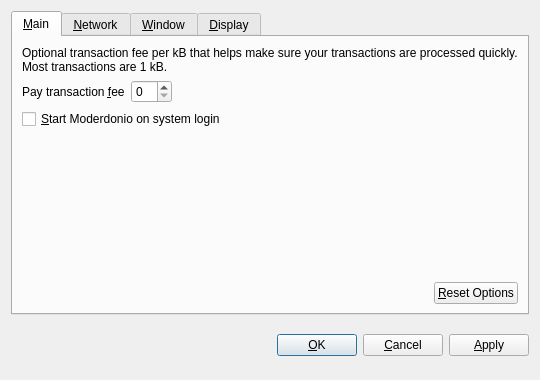
<?xml version="1.0" encoding="UTF-8"?>
<ui version="4.0">
 <class>OptionsDialog</class>
 <widget class="QDialog" name="OptionsDialog">
  <property name="geometry">
   <rect>
    <x>0</x>
    <y>0</y>
    <width>540</width>
    <height>380</height>
   </rect>
  </property>
  <property name="windowTitle">
   <string>Options</string>
  </property>
  <property name="modal">
   <bool>true</bool>
  </property>
  <layout class="QVBoxLayout" name="verticalLayout">
   <item>
    <widget class="QTabWidget" name="tabWidget">
     <property name="tabPosition">
      <enum>QTabWidget::North</enum>
     </property>
     <property name="currentIndex">
      <number>0</number>
     </property>
     <widget class="QWidget" name="tabMain">
      <attribute name="title">
       <string>&amp;Main</string>
      </attribute>
      <layout class="QVBoxLayout" name="verticalLayout_Main">
       <item>
        <widget class="QLabel" name="transactionFeeInfoLabel">
         <property name="text">
          <string>Optional transaction fee per kB that helps make sure your transactions are processed quickly. Most transactions are 1 kB.</string>
         </property>
         <property name="textFormat">
          <enum>Qt::PlainText</enum>
         </property>
         <property name="wordWrap">
          <bool>true</bool>
         </property>
        </widget>
       </item>
       <item>
        <layout class="QHBoxLayout" name="horizontalLayout_1_Main">
         <item>
          <widget class="QLabel" name="transactionFeeLabel">
           <property name="text">
            <string>Pay transaction &amp;fee</string>
           </property>
           <property name="textFormat">
            <enum>Qt::PlainText</enum>
           </property>
           <property name="buddy">
            <cstring>transactionFee</cstring>
           </property>
          </widget>
         </item>
         <item>
          <widget class="BitcoinAmountField" name="transactionFee"/>
         </item>
         <item>
          <spacer name="horizontalSpacer_1_Main">
           <property name="orientation">
            <enum>Qt::Horizontal</enum>
           </property>
           <property name="sizeHint" stdset="0">
            <size>
             <width>40</width>
             <height>20</height>
            </size>
           </property>
          </spacer>
         </item>
        </layout>
       </item>
       <item>
        <widget class="QCheckBox" name="bitcoinAtStartup">
         <property name="toolTip">
          <string>Automatically start Moderdonio after logging in to the system.</string>
         </property>
         <property name="text">
          <string>&amp;Start Moderdonio on system login</string>
         </property>
        </widget>
       </item>
       <item>
        <spacer name="verticalSpacer_Main">
         <property name="orientation">
          <enum>Qt::Vertical</enum>
         </property>
         <property name="sizeHint" stdset="0">
          <size>
           <width>20</width>
           <height>40</height>
          </size>
         </property>
        </spacer>
       </item>
       <item>
        <layout class="QHBoxLayout" name="horizontalLayout_2_Main">
         <item>
          <spacer name="horizontalSpacer_2_Main">
           <property name="orientation">
            <enum>Qt::Horizontal</enum>
           </property>
           <property name="sizeHint" stdset="0">
            <size>
             <width>40</width>
             <height>20</height>
            </size>
           </property>
          </spacer>
         </item>
         <item>
          <widget class="QPushButton" name="resetButton">
           <property name="toolTip">
            <string>Reset all client options to default.</string>
           </property>
           <property name="text">
            <string>&amp;Reset Options</string>
           </property>
           <property name="autoDefault">
            <bool>false</bool>
           </property>
          </widget>
         </item>
        </layout>
       </item>
      </layout>
     </widget>
     <widget class="QWidget" name="tabNetwork">
      <attribute name="title">
       <string>&amp;Network</string>
      </attribute>
      <layout class="QVBoxLayout" name="verticalLayout_Network">
       <item>
        <widget class="QCheckBox" name="mapPortUpnp">
         <property name="toolTip">
          <string>Automatically open the Moderdonio client port on the router. This only works when your router supports UPnP and it is enabled.</string>
         </property>
         <property name="text">
          <string>Map port using &amp;UPnP</string>
         </property>
        </widget>
       </item>
       <item>
        <widget class="QCheckBox" name="connectSocks">
         <property name="toolTip">
          <string>Connect to the Moderdonio network through a SOCKS proxy (e.g. when connecting through Tor).</string>
         </property>
         <property name="text">
          <string>&amp;Connect through SOCKS proxy:</string>
         </property>
        </widget>
       </item>
       <item>
        <layout class="QHBoxLayout" name="horizontalLayout_Network">
         <item>
          <widget class="QLabel" name="proxyIpLabel">
           <property name="text">
            <string>Proxy &amp;IP:</string>
           </property>
           <property name="textFormat">
            <enum>Qt::PlainText</enum>
           </property>
           <property name="buddy">
            <cstring>proxyIp</cstring>
           </property>
          </widget>
         </item>
         <item>
          <widget class="QValidatedLineEdit" name="proxyIp">
           <property name="maximumSize">
            <size>
             <width>140</width>
             <height>16777215</height>
            </size>
           </property>
           <property name="toolTip">
            <string>IP address of the proxy (e.g. 127.0.0.1)</string>
           </property>
          </widget>
         </item>
         <item>
          <widget class="QLabel" name="proxyPortLabel">
           <property name="text">
            <string>&amp;Port:</string>
           </property>
           <property name="textFormat">
            <enum>Qt::PlainText</enum>
           </property>
           <property name="buddy">
            <cstring>proxyPort</cstring>
           </property>
          </widget>
         </item>
         <item>
          <widget class="QLineEdit" name="proxyPort">
           <property name="maximumSize">
            <size>
             <width>55</width>
             <height>16777215</height>
            </size>
           </property>
           <property name="toolTip">
            <string>Port of the proxy (e.g. 9050)</string>
           </property>
          </widget>
         </item>
         <item>
          <widget class="QLabel" name="socksVersionLabel">
           <property name="text">
            <string>SOCKS &amp;Version:</string>
           </property>
           <property name="textFormat">
            <enum>Qt::PlainText</enum>
           </property>
           <property name="buddy">
            <cstring>socksVersion</cstring>
           </property>
          </widget>
         </item>
         <item>
          <widget class="QValueComboBox" name="socksVersion">
           <property name="toolTip">
            <string>SOCKS version of the proxy (e.g. 5)</string>
           </property>
          </widget>
         </item>
         <item>
          <spacer name="horizontalSpacer_Network">
           <property name="orientation">
            <enum>Qt::Horizontal</enum>
           </property>
           <property name="sizeHint" stdset="0">
            <size>
             <width>40</width>
             <height>20</height>
            </size>
           </property>
          </spacer>
         </item>
        </layout>
       </item>
       <item>
        <spacer name="verticalSpacer_Network">
         <property name="orientation">
          <enum>Qt::Vertical</enum>
         </property>
         <property name="sizeHint" stdset="0">
          <size>
           <width>20</width>
           <height>40</height>
          </size>
         </property>
        </spacer>
       </item>
      </layout>
     </widget>
     <widget class="QWidget" name="tabWindow">
      <attribute name="title">
       <string>&amp;Window</string>
      </attribute>
      <layout class="QVBoxLayout" name="verticalLayout_Window">
       <item>
        <widget class="QCheckBox" name="minimizeToTray">
         <property name="toolTip">
          <string>Show only a tray icon after minimizing the window.</string>
         </property>
         <property name="text">
          <string>&amp;Minimize to the tray instead of the taskbar</string>
         </property>
        </widget>
       </item>
       <item>
        <widget class="QCheckBox" name="minimizeOnClose">
         <property name="toolTip">
          <string>Minimize instead of exit the application when the window is closed. When this option is enabled, the application will be closed only after selecting Quit in the menu.</string>
         </property>
         <property name="text">
          <string>M&amp;inimize on close</string>
         </property>
        </widget>
       </item>
       <item>
        <spacer name="verticalSpacer_Window">
         <property name="orientation">
          <enum>Qt::Vertical</enum>
         </property>
         <property name="sizeHint" stdset="0">
          <size>
           <width>20</width>
           <height>40</height>
          </size>
         </property>
        </spacer>
       </item>
      </layout>
     </widget>
     <widget class="QWidget" name="tabDisplay">
      <attribute name="title">
       <string>&amp;Display</string>
      </attribute>
      <layout class="QVBoxLayout" name="verticalLayout_Display">
       <item>
        <layout class="QHBoxLayout" name="horizontalLayout_1_Display">
         <item>
          <widget class="QLabel" name="langLabel">
           <property name="text">
            <string>User Interface &amp;language:</string>
           </property>
           <property name="textFormat">
            <enum>Qt::PlainText</enum>
           </property>
           <property name="buddy">
            <cstring>lang</cstring>
           </property>
          </widget>
         </item>
         <item>
          <widget class="QValueComboBox" name="lang">
           <property name="toolTip">
            <string>The user interface language can be set here. This setting will take effect after restarting Moderdonio.</string>
           </property>
          </widget>
         </item>
        </layout>
       </item>
       <item>
        <layout class="QHBoxLayout" name="horizontalLayout_2_Display">
         <item>
          <widget class="QLabel" name="unitLabel">
           <property name="text">
            <string>&amp;Unit to show amounts in:</string>
           </property>
           <property name="textFormat">
            <enum>Qt::PlainText</enum>
           </property>
           <property name="buddy">
            <cstring>unit</cstring>
           </property>
          </widget>
         </item>
         <item>
          <widget class="QValueComboBox" name="unit">
           <property name="toolTip">
            <string>Choose the default subdivision unit to show in the interface and when sending coins.</string>
           </property>
          </widget>
         </item>
        </layout>
       </item>
       <item>
        <widget class="QCheckBox" name="displayAddresses">
         <property name="toolTip">
          <string>Whether to show Moderdonio addresses in the transaction list or not.</string>
         </property>
         <property name="text">
          <string>&amp;Display addresses in transaction list</string>
         </property>
        </widget>
       </item>
       <item>
        <spacer name="verticalSpacer_Display">
         <property name="orientation">
          <enum>Qt::Vertical</enum>
         </property>
         <property name="sizeHint" stdset="0">
          <size>
           <width>20</width>
           <height>40</height>
          </size>
         </property>
        </spacer>
       </item>
      </layout>
     </widget>
    </widget>
   </item>
   <item>
    <layout class="QHBoxLayout" name="horizontalLayout_Buttons">
     <item>
      <spacer name="horizontalSpacer_1">
       <property name="orientation">
        <enum>Qt::Horizontal</enum>
       </property>
       <property name="sizeHint" stdset="0">
        <size>
         <width>40</width>
         <height>48</height>
        </size>
       </property>
      </spacer>
     </item>
     <item>
      <widget class="QLabel" name="statusLabel">
       <property name="font">
        <font>
         <weight>75</weight>
         <bold>true</bold>
        </font>
       </property>
       <property name="text">
        <string/>
       </property>
       <property name="textFormat">
        <enum>Qt::PlainText</enum>
       </property>
       <property name="wordWrap">
        <bool>true</bool>
       </property>
      </widget>
     </item>
     <item>
      <spacer name="horizontalSpacer_2">
       <property name="orientation">
        <enum>Qt::Horizontal</enum>
       </property>
       <property name="sizeHint" stdset="0">
        <size>
         <width>40</width>
         <height>48</height>
        </size>
       </property>
      </spacer>
     </item>
     <item>
      <widget class="QPushButton" name="okButton">
       <property name="text">
        <string>&amp;OK</string>
       </property>
      </widget>
     </item>
     <item>
      <widget class="QPushButton" name="cancelButton">
       <property name="text">
        <string>&amp;Cancel</string>
       </property>
       <property name="autoDefault">
        <bool>false</bool>
       </property>
      </widget>
     </item>
     <item>
      <widget class="QPushButton" name="applyButton">
       <property name="text">
        <string>&amp;Apply</string>
       </property>
       <property name="autoDefault">
        <bool>false</bool>
       </property>
      </widget>
     </item>
    </layout>
   </item>
  </layout>
 </widget>
 <customwidgets>
  <customwidget>
   <class>BitcoinAmountField</class>
   <extends>QSpinBox</extends>
   <header>bitcoinamountfield.h</header>
  </customwidget>
  <customwidget>
   <class>QValueComboBox</class>
   <extends>QComboBox</extends>
   <header>qvaluecombobox.h</header>
  </customwidget>
  <customwidget>
   <class>QValidatedLineEdit</class>
   <extends>QLineEdit</extends>
   <header>qvalidatedlineedit.h</header>
  </customwidget>
 </customwidgets>
 <resources/>
 <connections/>
</ui>
